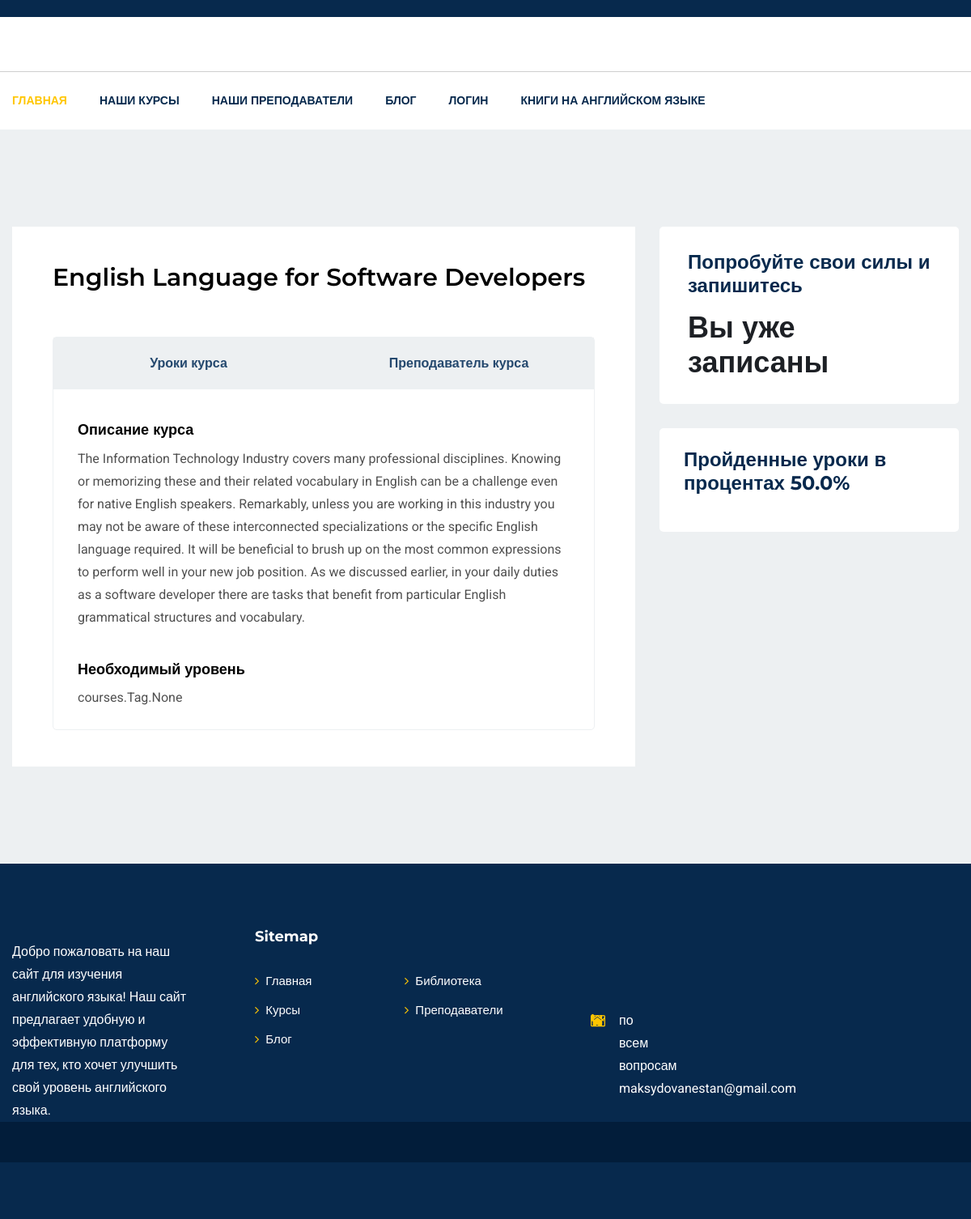
The page /course/1/ (signed in) on the database its author committed.
### apps/courses/models.py (models this page shows, shortened)
class Course(models.Model):
    title = models.CharField("Название", max_length=255)
    teacher = models.ForeignKey(User,
                                related_name='course_created',
                                on_delete=models.CASCADE)
    image = models.ImageField("Фото", null=True)
    description = models.TextField("Описание")
    created = models.DateTimeField(auto_now_add=True)
    updated = models.DateTimeField(auto_now=True)
    tags = models.ManyToManyField(Tag, related_name="tg_posts")
    class Meta:
        verbose_name = "Курс"
        verbose_name_plural = "Курсы"

### apps/courses/views.py (the view)
# urls.py: path("course/<int:pk>/", views.CourseDetailView.as_view(), name="course_detail"),
class CourseDetailView(DetailView):
    model = Course
    template_name = "course_detail.html"
    queryset = Course.objects.all()
    def get_context_data(self, **kwargs):
        context = super().get_context_data(**kwargs)
        course = self.get_object()
        if self.request.user.is_authenticated:
            context["is_subscribed"] = Enrollment.objects.filter(
                student=self.request.user,
                course=course
            ).exists()
        else:
            context["is_subscribed"] = False
        module_ids = Progress.objects.filter(
            module_id__course__id=course.id,
            user=self.request.user,
        ).values_list("module_id__id")
        completed_module_count = len(module_ids)
        total = len(course.modules.all())
        if completed_module_count == 0:
            context["percent"] = 0
        else:
            percent = completed_module_count * 100 / total
            context["percent"] = percent
        return context

### apps/accounts/models.py (called while the page is built)
    @property
    def full_name(self):
        return f"{self.first_name} {self.last_name}"

### apps/courses/templates/course_detail.html (shortened to what this page needs)
{% extends 'base.html' %}
{% block content %}
   <section id="corses-singel" class="pt-90 pb-120 gray-bg">
        <div class="container">
            <div class="row">
                <div class="col-lg-8">
                    <div class="corses-singel-left mt-30">
                        <div class="title">
                            <h3>{{object.title}}</h3>
                        </div>
                        <div class="corses-tab mt-30">
                            <ul class="nav nav-justified" id="myTab" role="tablist">
                                <li class="nav-item">
                                    <a id="curriculam-tab" data-toggle="tab" href="#curriculam" role="tab" aria-controls="curriculam" aria-selected="false">Уроки курса</a>
                                </li>
                                <li class="nav-item">
                                    <a id="instructor-tab" data-toggle="tab" href="#instructor" role="tab" aria-controls="instructor" aria-selected="false">Преподаватель курса</a>
                                </li>
                            </ul>
                            <div class="tab-content" id="myTabContent">
                                <div class="tab-pane fade show active" id="overview" role="tabpanel" aria-labelledby="overview-tab">
                                    <div class="overview-description">
                                        <div class="singel-description pt-40">
                                            <h6>Описание курса</h6>
                                            <p>{{course.description}}</p>
                                        </div>
                                        <div class="singel-description pt-40">
                                            <h6>Необходимый уровень</h6>
                                            <p>{{course.tags}}</p>
                                        </div>
                                    </div>
                                </div>
                            </div>
                        </div>
                    </div>
                </div>
                <div class="col-lg-4">
                    <div class="row">
                        <div class="col-lg-12 col-md-6">
                            <div class="course-features mt-30">
                               <h4>Попробуйте свои силы и запишитесь</h4>
                                {% if not  is_subscribed %}
                                <div class="price-button pt-10">
                                    <span>Price : <b>$25</b></span>
                                    <a href="{% url 'subscribe_course' object.id %}" class="main-btn">Записаться</a>
                                </div>
                                {% else %}
                                    <h2>  Вы уже записаны </h2>
                                {% endif %}
                            </div>
                        </div>
                        <div class="col-lg-12 col-md-6">
                            <div class="You-makelike mt-30">
                                <h4>Пройденные уроки в процентах {{percent}}% </h4>
                            </div>
                        </div>
                    </div>
                </div>
            </div>
        </div>
    </section>
{% endblock %}

### static/css/default.css (style rules this page uses)
.mt-30 { margin-top: 30px; }
.pt-40 { padding-top: 40px; }
.pt-90 { padding-top: 90px; }
.pb-120 { padding-bottom: 120px; }
.gray-bg { background: #edf0f2; }

### static/css/style.css (style rules this page uses)
body { font-family: 'Roboto', sans-serif; font-weight: 400; font-style: normal; -webkit-font-smoothing: antialiased; -moz-osx-font-smoothing: grayscale; }
i, span, a { display: inline-block; }
h1, h2, h3, h4, h5, h6 { font-family: 'Montserrat', sans-serif; font-weight: 700; color: #1d2025; margin: 0px; }
h2 { font-size: 36px; }
h3 { font-size: 28px; }
h4 { font-size: 22px; }
h6 { font-size: 16px; }
ul,ol { margin: 0px; padding: 0px; list-style-type: none; }
p { font-size: 16px; font-weight: 400; line-height: 28px; color: #505050; margin: 0px; }
.corses-singel-left { padding: 45px 50px; background-color: #fff; }
.corses-singel-left .title h3 { font-size: 30px; color: #000; font-weight: 600; padding-bottom: 25px; }
.corses-tab { border: 1px solid #edf0f2; border-radius: 5px; }
.corses-tab .nav .nav-item a { font-size: 16px; color: #24486e; font-weight: 600; font-family: 'Montserrat', sans-serif; padding: 20px 0; display: block; background-color: #edf0f2; }
.overview-description { padding: 0px 30px 25px; }
.overview-description .singel-description h6 { font-size: 18px; font-family: 'Poppins', sans-serif; font-weight: 600; color: #000; padding-bottom: 10px; }
.course-features { background-color: #fff; padding: 30px 35px; border-radius: 5px; }
.course-features h4, .You-makelike h4 { font-size: 24px; color: #07294d; padding-bottom: 15px; }
.You-makelike { background-color: #fff; padding: 25px 30px 30px; border-radius: 5px; }

### rows shown on the page
Course: title "English Language for Software Developers", description "The Information Technology Industry covers many professional disciplines. Knowing or memorizing these and their related vocabulary in English can be a challenge even for native English speakers. Remarkably, unless you are working in this industry you may not be aware of these interconnected specializations or the specific English language required. It will be beneficial to brush up on the most common expressions to perform well in your new job position. As we discussed earlier, in your daily duties as a software developer there are tasks that benefit from particular English grammatical structures and vocabulary.", tags "courses.Tag.None"

### other values the page prints
{{ percent }} "50.0"
